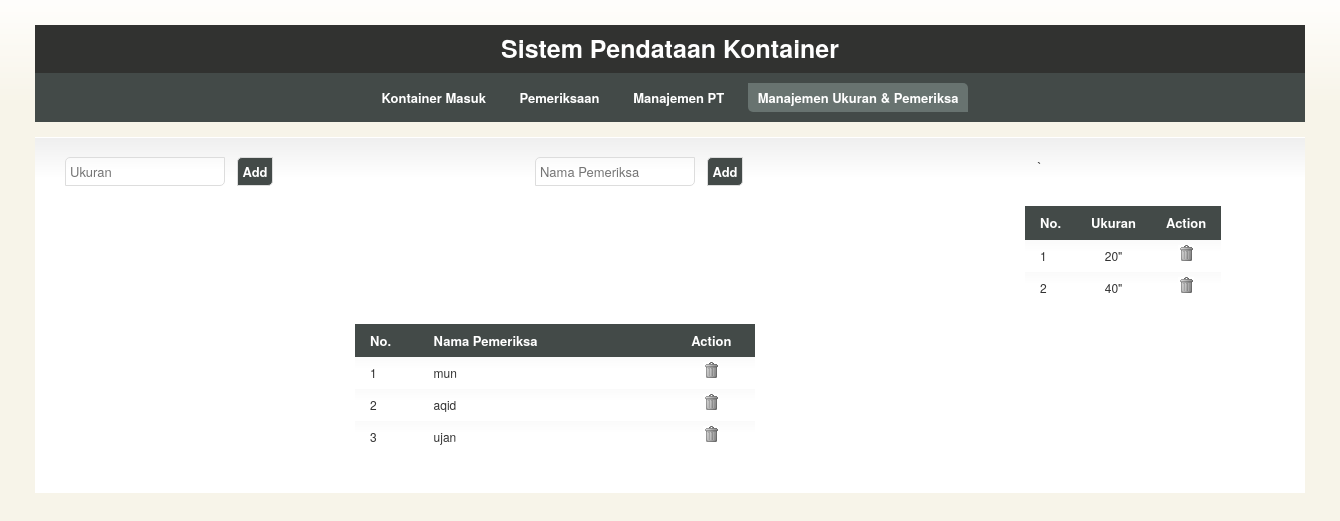
Screenshot of /index.php/manajemen_ukuran_pemeriksa with the database file from the repository.
### tables this page shows
CREATE TABLE IF NOT EXISTS `ukuran` (
  `no` int(10) NOT NULL AUTO_INCREMENT,
  `ukuran` varchar(50) DEFAULT NULL,
  PRIMARY KEY (`no`)
);

CREATE TABLE IF NOT EXISTS `pemeriksa` (
  `no` int(10) NOT NULL AUTO_INCREMENT,
  `nama` varchar(100) DEFAULT NULL,
  PRIMARY KEY (`no`)
);

### application/controllers/manajemen_ukuran_pemeriksa.php (called while the page is built, shortened)
<?php if ( ! defined('BASEPATH')) exit('No direct script access allowed');
class Manajemen_ukuran_pemeriksa extends CI_Controller
{
	function __construct()
	{
		$this->load->model('pemeriksa_model', 'pemeriksa', true);
		$this->load->model('ukuran_model', 'ukuran', true);
	}
	function index()
	{
		$data['list_ukuran'] = $this->ukuran->get_all_ukuran();
		$data['list_pemeriksa'] = $this->pemeriksa->get_all_pemeriksa();
		$this->load->view('manajemen_ukuran_pemeriksa_view', $data);
	}
}

### index.php (called while the page is built, shortened)
<?php
require_once BASEPATH.'core/CodeIgniter.php';

### application/models/ukuran_model.php (called while the page is built, shortened)
<?php if ( ! defined('BASEPATH')) exit('No direct script access allowed');
class Ukuran_model extends CI_Model
{
	function get_all_ukuran()
	{
		$kueri = "SELECT * FROM ukuran ORDER BY no";
		$ret = $this->db->query($kueri)->result_array();
		return $ret;
	}
}

### application/models/pemeriksa_model.php (called while the page is built, shortened)
<?php if ( ! defined('BASEPATH')) exit('No direct script access allowed');
class Pemeriksa_model extends CI_Model
{
	function get_all_pemeriksa()
	{
		$kueri = "SELECT * FROM pemeriksa ORDER BY no";
		$ret = $this->db->query($kueri)->result_array();
		return $ret;
	}
}

### application/views/manajemen_ukuran_pemeriksa_view.php (the view, shortened to what this page needs)
<!DOCTYPE html>
<html lang="en">
	<head>
		<link rel="stylesheet" href="<?=base_url();?>application/css/960.css" type="text/css" media="screen" charset="utf-8" />
		<link rel="stylesheet" href="<?=base_url();?>application/css/template.css" type="text/css" media="screen" charset="utf-8" />
		<link rel="stylesheet" href="<?=base_url();?>application/css/colour.css" type="text/css" media="screen" charset="utf-8" />
		<link rel="stylesheet" type="text/css" href="<?=base_url();?>application/js/jquery.fancybox-1.3.4/fancybox/jquery.fancybox-1.3.4.css" media="screen" />
	</head>
	<body>
		<header id="header">
		</header>
		<section id="section">
			<div id="content" class="container_16 clearfix">
				<form method="post" action="<?=site_url('manajemen_ukuran_pemeriksa/add_ukuran')?>">
					<div class="grid_3"><p>
						<input name="ukuran" type="text" placeholder="Ukuran" required/>
					</p></div>
					<div class="grid_1"><p>
						<input type="submit" value="Add"/>
					</p></div>
				</form>
				<div class="grid_5">
					<p>&nbsp;</p>
				</div>
				<form method="post" action="<?=site_url('manajemen_ukuran_pemeriksa/add_pemeriksa')?>">
					<div class="grid_3"><p>
						<input name="nama" type="text" placeholder="Nama Pemeriksa" required/>
					</p></div>
					<div class="grid_1"><p>
						<input type="submit" value="Add"/>
					</p></div>
				</form>
				<div class="grid_16">
					<p>&nbsp;</p>
				</div>
				<div class="grid_4">
					<table id="dataUkuran" clas="tablesorter">
						<colgroup>
							<col class="colA" style="width:30px; word-wrap:break-word;"/>
							<col class="colB" style="width:100px; word-wrap:break-word;"/>
							<col class="colC" style="width:20px; word-wrap:break-word;"/>
						</colgroup>
						<thead>
							<tr>
								<th>No.</th>
								<th class='center'>Ukuran</th>
								<th class='center'>Action</th>
							</tr>
						</thead>
						<tbody>
							<?php
							foreach($list_ukuran as $ukuran){
								extract($ukuran);
								echo "
									<tr>
										<td style='text-align:left;'>$no</td>
										<td class='center'>$ukuran</td>
										<td class='center'><a href='#' onclick=\"confirm_delete_ukuran('$no')\" class='trash'></a></td>
									</tr>
								";
							}
							?>
						</tbody>
					</table>
				</div>
				<div class="grid_5" style="margin-left:60px;">
					<p>&nbsp;</p>
				</div>
				<div class="grid_7">
					<table id="dataUkuran" clas="tablesorter">
						<colgroup>
							<col class="colA" style="width:30px; word-wrap:break-word;"/>
							<col class="colB" style="width:200px; word-wrap:break-word;"/>
							<col class="colC" style="width:20px; word-wrap:break-word;"/>
						</colgroup>
						<thead>
							<tr>
								<th>No.</th>
								<th>Nama Pemeriksa</th>
								<th class='center'>Action</th>
							</tr>
						</thead>
						<tbody>
							<?php
							foreach($list_pemeriksa as $pemeriksa){
								extract($pemeriksa);
								echo "
									<tr>
										<td style='text-align:left;'>$no</td>
										<td>$nama</td>
										<td class='center'><a href='#' onclick=\"confirm_delete_pemeriksa('$no')\" class='trash'></a></td>
									</tr>
								";
							}
							?>
						</tbody>
					</table>
				</div>`
			</div>
		</section>
	</body>
</html>

### application/css/960.css (style rules this page uses)
html,body,div,span,applet,object,iframe,h1,h2,h3,h4,h5,h6,p,blockquote,pre,a,abbr,acronym,address,big,cite,code,del,dfn,em,font,img,ins,kbd,q,s,samp,small,strike,strong,sub,sup,tt,var,b,u,i,center,dl,dt,dd,ol,ul,li,fieldset,form,label,legend,table,caption,tbody,tfoot,thead,tr,th,td { margin:0;padding:0;border:0;outline:0;font-size:100%;vertical-align:baseline;background:transparent }
body { line-height:1 }
table { border-collapse:collapse;border-spacing:0 }
body, textarea { color:#333;font:13px/1.5 'Helvetica Neue',Arial,'Liberation Sans',FreeSans,sans-serif }
p,dl,hr,h1,h2,h3,h4,h5,h6,ol,ul,pre,table,address,fieldset { margin-bottom:20px }
.grid_1 select,.grid_1 input,.grid_1 textarea { width:30px }
.grid_3 select,.grid_3 input,.grid_3 textarea { width:150px }
.grid_1, .grid_2, .grid_3, .grid_4, .grid_5, .grid_6, .grid_7, .grid_8, .grid_9, .grid_10, .grid_11, .grid_12, .grid_13, .grid_14, .grid_15, .grid_16 { display: inline; float: left; margin-left: 10px; margin-right: 10px; }
.grid_16 { float:center; }
.container_16 .grid_1, .container_16 .grid_1 .box, .container_16 .grid_1 .ui-state-highlight { width: 40px !important }
.container_16 .grid_3, .container_16 .grid_3 .box, .container_16 .grid_3 .ui-state-highlight { width: 150px !important }
.container_16 .grid_4, .container_16 .grid_4 .box, .container_16 .grid_4 .ui-state-highlight { width: 160px !important }
.container_16 .grid_5, .container_16 .grid_5 .box, .container_16 .grid_5 .ui-state-highlight { width: 220px !important }
.container_16 .grid_7, .container_16 .grid_7 .box, .container_16 .grid_7 .ui-state-highlight { width: 400px !important }
.container_16 .grid_16, .container_16 .grid_16 .box, .container_16 .grid_16 .ui-state-highlight { width: 940px !important }
.clearfix:after { clear: both; content: ' '; display: block; font-size: 0; line-height: 0; visibility: hidden; width: 0; height: 0; }

### application/css/template.css (style rules this page uses)
.center { text-align:center; }
a { text-decoration:none; }
#content { width:1270px; position:relative; margin-left: auto; margin-right: auto; text-align:center; float:center; }
label, #navigation, .error, .success, input[type="submit"], input[type="reset"] { font-weight:bold; }
a.edit, a.trash, a.ip, a.sppb, a.save, a.cancel, a.delete, a.unip, a.sppbyes { padding-left:12px; background-repeat:no-repeat; background-position:left center; }
a { padding:4px; }
table { width:100%; bord }
th, td { padding:7px 15px; text-align:left; }
#header { width:1270px; margin:10px auto 0 auto; padding:5px 30px; text-align:center; }
#section { width:1270px; margin:auto; }
#content { padding:20px; -moz-border-radius-topleft: 10px; -moz-border-radius-bottomright: 10px; }
.curved-alt, input, textarea, select, .box, .date td a, .utils a { -moz-border-radius-bottomright:5px; -moz-border-radius-topleft:5px; -webkit-border-bottom-right-radius:5px; -webkit-border-top-left-radius:5px; }
input, textarea, select { border:1px solid; font-family:inherit; font-size:inherit; padding:4px; }
input[type="submit"], input[type="reset"] { cursor:pointer; width:auto !important; }
#dataList th,td { vertical-align:middle; }
#dataList2 th,td { vertical-align:bottom; font-size:12px; }

### application/css/colour.css (style rules this page uses)
body { background:#F7F4E9 url(../img/body.png) repeat-x top center; }
th,#colnav,.active,input[type=submit],.pagination a:hover,.date td a:hover { background:#434A48; color:#fff }
select, textarea, input, td, #section, #foot { background:#fff url(../img/gradient.png) repeat-x 0 -28px }
tr { background-position:0 -18px; }
#section { background-position:0 1px; }
.active, th, #head, #navigation a, input[type=submit] { color:#fff; }
input, select, textarea { border-color:#ddd }
a { color:#888 }
a.trash { background-image:url(../img/trash.png) }

### rows the page displays
ukuran: no "1", ukuran "20\""
ukuran: no "2", ukuran "40\""
pemeriksa: no "1", nama "mun"
pemeriksa: no "2", nama "aqid"
pemeriksa: no "3", nama "ujan"
